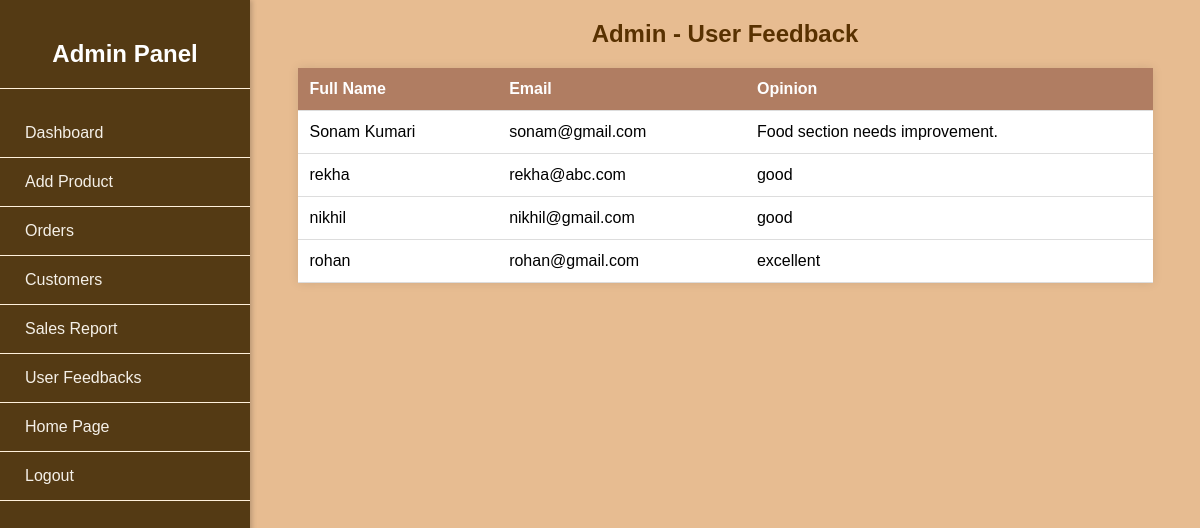
The page /user_feedback.php on the database its author committed.
### tables this page shows
CREATE TABLE IF NOT EXISTS `feedback` (
  `fullname` varchar(50) NOT NULL,
  `email` varchar(30) NOT NULL,
  `opinion` varchar(64) NOT NULL,
  PRIMARY KEY (`email`)
);

### user_feedback.php (the view, shortened to what this page needs)
<?php
include("database.php");
$sql = "SELECT  fullname, email, opinion FROM feedback ";
$result = $conn->query($sql);
?>
<!DOCTYPE html>
<html lang="en">
<head>
</head>
<body>
<?php include("sidebar_admin.php"); ?>
    <h2>Admin - User Feedback</h2>
    <?php if ($result->num_rows > 0): ?>
        <table class="feedback-table">
            <thead>
                <tr>
                    <th>Full Name</th>
                    <th>Email</th>
                    <th>Opinion</th>
                </tr>
            </thead>
            <tbody>
                <?php while ($row = $result->fetch_assoc()): ?>
                    <tr>
                        <td><?php echo htmlspecialchars($row['fullname']); ?></td>
                        <td><?php echo htmlspecialchars($row['email']); ?></td>
                        <td><?php echo nl2br(htmlspecialchars($row['opinion'])); ?></td>
                    </tr>
                <?php endwhile; ?>
            </tbody>
        </table>
    <?php else: ?>
        <p class="no-feedback">No feedback found.</p>
    <?php endif; ?>
</body>
</html>

### sidebarr.css (style rules this page uses)
body { margin-left: 250px; padding: 0; }

### user_feedback.php (style rules this page uses)
body { font-family: Arial, sans-serif; margin: 0; padding: 20px; background-color: #e7bc91; }
h2 { text-align: center; color: #583101; }
.feedback-table { width: 90%; margin: 20px auto; border-collapse: collapse; background: white; box-shadow: 0px 0px 10px rgba(0, 0, 0, 0.1); }
.feedback-table th, .feedback-table td { padding: 12px; text-align: left; border-bottom: 1px solid #ddd; }
.feedback-table th { background-color: #b07d62; color: white; }

### rows shown on the page
feedback: fullname "Sonam Kumari", email "sonam@gmail.com", opinion "Food section needs improvement."
feedback: fullname "rekha", email "rekha@abc.com", opinion "good"
feedback: fullname "nikhil", email "nikhil@gmail.com", opinion "good"
feedback: fullname "rohan", email "rohan@gmail.com", opinion "excellent"
